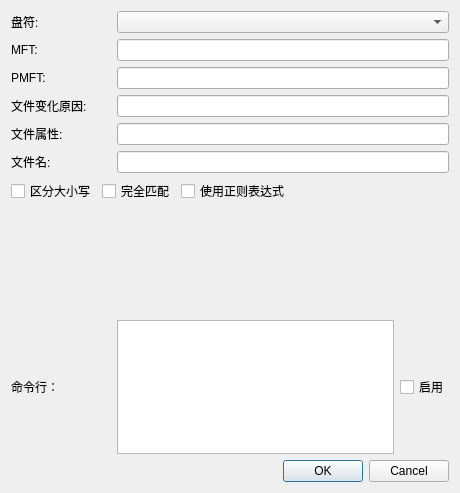
<?xml version="1.0" encoding="UTF-8"?>
<ui version="4.0">
 <class>UsnMonitorDialog</class>
 <widget class="QDialog" name="UsnMonitorDialog">
  <property name="geometry">
   <rect>
    <x>0</x>
    <y>0</y>
    <width>460</width>
    <height>493</height>
   </rect>
  </property>
  <property name="windowTitle">
   <string>Dialog</string>
  </property>
  <layout class="QGridLayout" name="gridLayout">
   <item row="4" column="0">
    <widget class="QDialogButtonBox" name="buttonBox">
     <property name="orientation">
      <enum>Qt::Horizontal</enum>
     </property>
     <property name="standardButtons">
      <set>QDialogButtonBox::Cancel|QDialogButtonBox::Ok</set>
     </property>
    </widget>
   </item>
   <item row="3" column="0">
    <layout class="QHBoxLayout" name="horizontalLayout_7">
     <item>
      <widget class="QLabel" name="label_7">
       <property name="minimumSize">
        <size>
         <width>100</width>
         <height>0</height>
        </size>
       </property>
       <property name="maximumSize">
        <size>
         <width>100</width>
         <height>16777215</height>
        </size>
       </property>
       <property name="text">
        <string>命令行：</string>
       </property>
      </widget>
     </item>
     <item>
      <widget class="QTextEdit" name="commandTextEdit"/>
     </item>
     <item>
      <widget class="QCheckBox" name="execCheckBox">
       <property name="text">
        <string>启用</string>
       </property>
      </widget>
     </item>
    </layout>
   </item>
   <item row="2" column="0">
    <spacer name="verticalSpacer">
     <property name="orientation">
      <enum>Qt::Vertical</enum>
     </property>
     <property name="sizeHint" stdset="0">
      <size>
       <width>20</width>
       <height>169</height>
      </size>
     </property>
    </spacer>
   </item>
   <item row="0" column="0">
    <layout class="QVBoxLayout" name="verticalLayout">
     <item>
      <layout class="QHBoxLayout" name="horizontalLayout">
       <item>
        <widget class="QLabel" name="label">
         <property name="minimumSize">
          <size>
           <width>100</width>
           <height>0</height>
          </size>
         </property>
         <property name="maximumSize">
          <size>
           <width>100</width>
           <height>16777215</height>
          </size>
         </property>
         <property name="text">
          <string>盘符:</string>
         </property>
        </widget>
       </item>
       <item>
        <widget class="QComboBox" name="partitonComboBox"/>
       </item>
      </layout>
     </item>
     <item>
      <layout class="QHBoxLayout" name="horizontalLayout_2">
       <item>
        <widget class="QLabel" name="label_2">
         <property name="minimumSize">
          <size>
           <width>100</width>
           <height>0</height>
          </size>
         </property>
         <property name="maximumSize">
          <size>
           <width>100</width>
           <height>16777215</height>
          </size>
         </property>
         <property name="text">
          <string>MFT:</string>
         </property>
        </widget>
       </item>
       <item>
        <widget class="QLineEdit" name="mftLineEdit_2"/>
       </item>
      </layout>
     </item>
     <item>
      <layout class="QHBoxLayout" name="horizontalLayout_3">
       <item>
        <widget class="QLabel" name="label_3">
         <property name="minimumSize">
          <size>
           <width>100</width>
           <height>0</height>
          </size>
         </property>
         <property name="maximumSize">
          <size>
           <width>100</width>
           <height>16777215</height>
          </size>
         </property>
         <property name="text">
          <string>PMFT:</string>
         </property>
        </widget>
       </item>
       <item>
        <widget class="QLineEdit" name="pMftLineEdit_3"/>
       </item>
      </layout>
     </item>
     <item>
      <layout class="QHBoxLayout" name="horizontalLayout_4">
       <item>
        <widget class="QLabel" name="label_4">
         <property name="minimumSize">
          <size>
           <width>100</width>
           <height>0</height>
          </size>
         </property>
         <property name="maximumSize">
          <size>
           <width>100</width>
           <height>16777215</height>
          </size>
         </property>
         <property name="text">
          <string>文件变化原因:</string>
         </property>
        </widget>
       </item>
       <item>
        <widget class="QLineEdit" name="reasonLineEdit_4"/>
       </item>
      </layout>
     </item>
     <item>
      <layout class="QHBoxLayout" name="horizontalLayout_5">
       <item>
        <widget class="QLabel" name="label_5">
         <property name="minimumSize">
          <size>
           <width>100</width>
           <height>0</height>
          </size>
         </property>
         <property name="maximumSize">
          <size>
           <width>100</width>
           <height>16777215</height>
          </size>
         </property>
         <property name="text">
          <string>文件属性:</string>
         </property>
        </widget>
       </item>
       <item>
        <widget class="QLineEdit" name="attrLineEdit_5"/>
       </item>
      </layout>
     </item>
     <item>
      <layout class="QHBoxLayout" name="horizontalLayout_6">
       <item>
        <widget class="QLabel" name="label_6">
         <property name="minimumSize">
          <size>
           <width>100</width>
           <height>0</height>
          </size>
         </property>
         <property name="maximumSize">
          <size>
           <width>100</width>
           <height>16777215</height>
          </size>
         </property>
         <property name="text">
          <string>文件名:</string>
         </property>
        </widget>
       </item>
       <item>
        <widget class="QLineEdit" name="fileNameLineEdit_6"/>
       </item>
      </layout>
     </item>
    </layout>
   </item>
   <item row="1" column="0">
    <layout class="QHBoxLayout" name="horizontalLayout_14">
     <item>
      <widget class="QCheckBox" name="CaseInsensitiveCheckBox">
       <property name="maximumSize">
        <size>
         <width>200</width>
         <height>16777215</height>
        </size>
       </property>
       <property name="text">
        <string>区分大小写</string>
       </property>
      </widget>
     </item>
     <item>
      <widget class="QCheckBox" name="completeCheckBox">
       <property name="maximumSize">
        <size>
         <width>200</width>
         <height>16777215</height>
        </size>
       </property>
       <property name="text">
        <string>完全匹配</string>
       </property>
      </widget>
     </item>
     <item>
      <widget class="QCheckBox" name="RegExpCheckBox">
       <property name="maximumSize">
        <size>
         <width>200</width>
         <height>16777215</height>
        </size>
       </property>
       <property name="text">
        <string>使用正则表达式</string>
       </property>
      </widget>
     </item>
     <item>
      <spacer name="horizontalSpacer">
       <property name="orientation">
        <enum>Qt::Horizontal</enum>
       </property>
       <property name="sizeHint" stdset="0">
        <size>
         <width>40</width>
         <height>20</height>
        </size>
       </property>
      </spacer>
     </item>
    </layout>
   </item>
  </layout>
 </widget>
 <resources/>
 <connections>
  <connection>
   <sender>buttonBox</sender>
   <signal>accepted()</signal>
   <receiver>UsnMonitorDialog</receiver>
   <slot>accept()</slot>
   <hints>
    <hint type="sourcelabel">
     <x>259</x>
     <y>430</y>
    </hint>
    <hint type="destinationlabel">
     <x>157</x>
     <y>274</y>
    </hint>
   </hints>
  </connection>
  <connection>
   <sender>buttonBox</sender>
   <signal>rejected()</signal>
   <receiver>UsnMonitorDialog</receiver>
   <slot>reject()</slot>
   <hints>
    <hint type="sourcelabel">
     <x>327</x>
     <y>430</y>
    </hint>
    <hint type="destinationlabel">
     <x>286</x>
     <y>274</y>
    </hint>
   </hints>
  </connection>
 </connections>
</ui>
